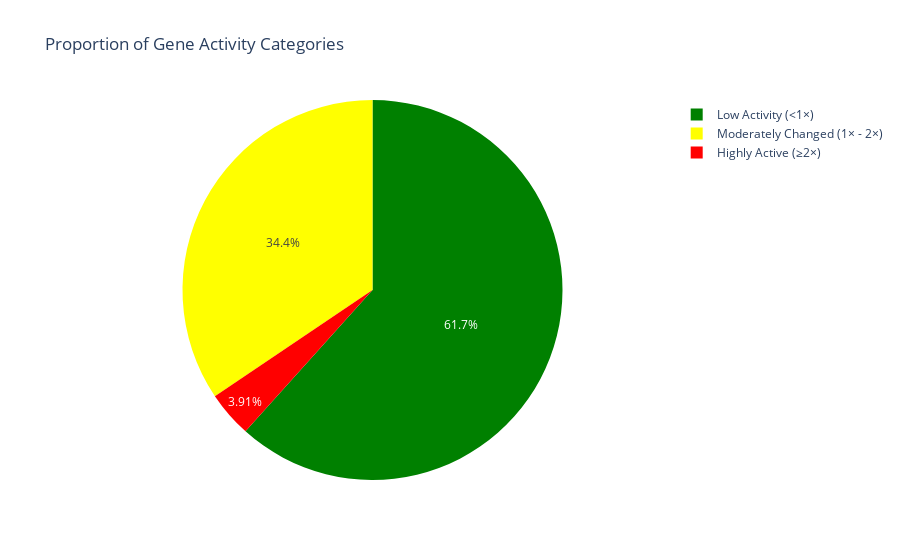

The code cell stored with this chart in its notebook:
### Markdown cell above
* #### Visualizing Gene Activity Distribution Using an Interactive Pie Chart.

### Code cell
# Load final categorized genes from Step 3
final_highly_active_genes = pd.read_csv(f"{output_dir}/highly_active_genes.csv")["Gene"]

# Compute category sizes
num_highly_active = len(final_highly_active_genes)
num_moderately_changed = len(moderately_changed)  # Already defined in Step 2
num_low_activity = len(fold_change[fold_change < 1])  # Already defined in Step 2

# Create a DataFrame for visualization
data = pd.DataFrame({
    "Category": ["Highly Active (≥2×)", "Moderately Changed (1× - 2×)", "Low Activity (<1×)"],
    "Count": [num_highly_active, num_moderately_changed, num_low_activity]
})

# Create an interactive pie chart
fig = px.pie(data, values="Count", names="Category", 
             title="Proportion of Gene Activity Categories",
             color="Category",
             color_discrete_map={"Highly Active (≥2×)": "red", 
                                 "Moderately Changed (1× - 2×)": "yellow", 
                                 "Low Activity (<1×)": "green"})

fig.show()

### Figure 1 — Plotly figure (JSON) as saved in the notebook; plotly's stock layout.template omitted (floating-point values rounded to 4 significant figures)
{"data": [{"customdata": [["Highly Active (≥2×)"], ["Moderately Changed (1× - 2×)"], ["Low Activity (<1×)"]], "domain": {"x": [0, 1], "y": [0, 1]}, "hovertemplate": "Category=%{customdata[0]}<br>Count=%{value}<extra></extra>", "labels": ["Highly Active (≥2×)", "Moderately Changed (1× - 2×)", "Low Activity (<1×)"], "legendgroup": "", "marker": {"colors": ["red", "yellow", "green"]}, "name": "", "showlegend": true, "type": "pie", "values": [677, 5958, 10667]}], "layout": {"legend": {"tracegroupgap": 0}, "title": {"text": "Proportion of Gene Activity Categories"}}}
